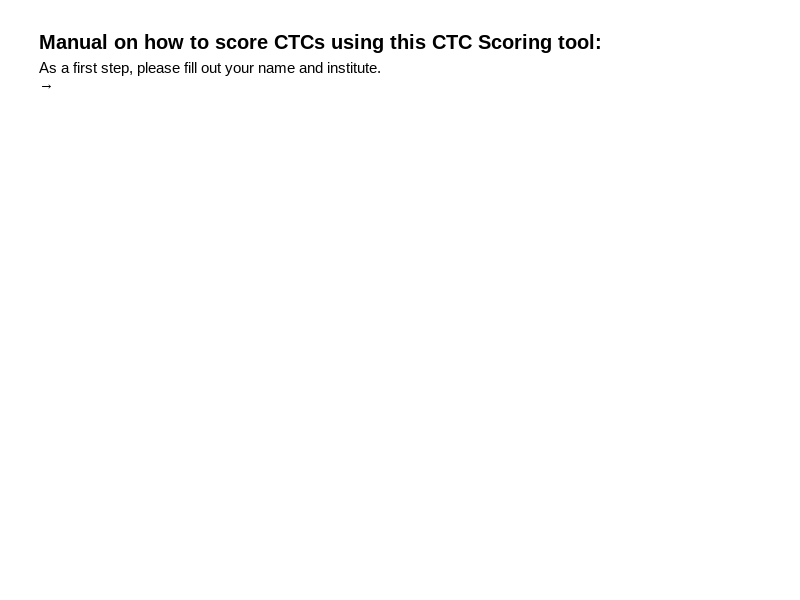

This figure's MATLAB source:
function fig_expl = explanation(varargin)

%window
posx = 0.3; posy = 0.2; width = 0.4; height = 0.6;
gui_color = [1 1 1];
fig_expl = figure('Units','normalized','Position',[posx posy width height],'Name','Scoring Tool for CTCs - Explanations',...
    'MenuBar','none','NumberTitle','off','Color', gui_color);
            
text_expl = ['\bf\fontsize{20}\fontname{Arial}Manual on how to score CTCs using this CTC Scoring tool:' char(10) '\rm\fontsize{15}As a first step, please fill out your name and institute.'...
    char(10) '\rightarrow'];
axes('units','normalized', 'position',[0.05 0.1 0.9 .8],'visible','off')
text(0,1,text_expl)
end
